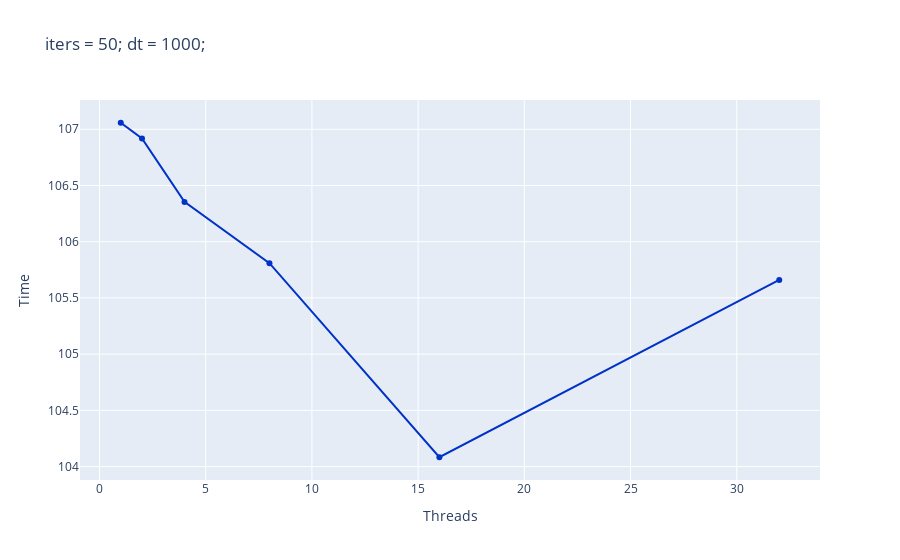

Notebook code cell kept with this figure:
### Code cell
trace1 = go.Scatter(
                    x = data['threads'],
                    y = data['time-dt=500/iters=250'],
                    mode = "lines+markers",
                    name = "dt=1000/iters=50",
                    marker = dict(color = 'rgba(0, 50, 199, 1)')
                    )
d = [trace1]
layout = dict(title = 'iters = 50; dt = 1000;',
              xaxis = dict(title= 'Threads', ticklen= 5, zeroline= False),
              yaxis = dict(title= 'Time', ticklen= 5, zeroline= False)
             )
fig = dict(data = d, layout = layout)
iplot(fig)

### Figure 1 — Plotly figure (JSON) as saved in the notebook; plotly's stock layout.template omitted (floating-point values rounded to 4 significant figures)
{"data": [{"marker": {"color": "rgba(0, 50, 199, 1)"}, "mode": "lines+markers", "name": "dt=1000/iters=50", "type": "scatter", "x": [1, 2, 4, 8, 16, 32], "y": [107.1, 106.9, 106.4, 105.8, 104.1, 105.7]}], "layout": {"title": {"text": "iters = 50; dt = 1000;"}, "xaxis": {"ticklen": 5, "title": {"text": "Threads"}, "zeroline": false}, "yaxis": {"ticklen": 5, "title": {"text": "Time"}, "zeroline": false}}}
